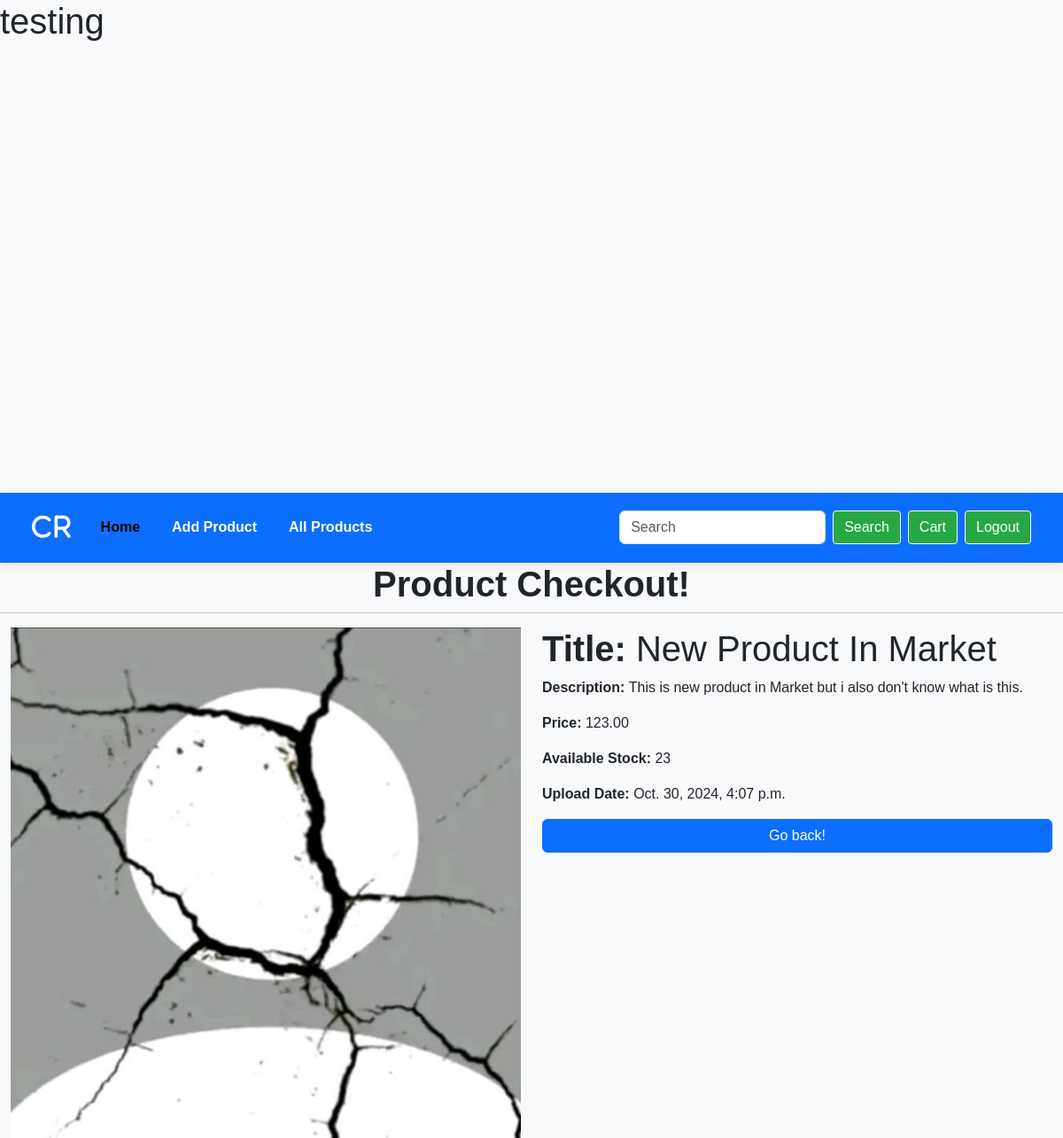
The page /checkout/2 on the database its author committed.
### ecomapp/models.py (models this page shows, shortened)
class Product(models.Model):
    name = models.CharField(max_length=100)
    description = models.TextField()
    price = models.DecimalField(max_digits=5, decimal_places=2)
    image = models.ImageField(upload_to='products')
    uploaddate = models.DateTimeField(auto_now=True)
    stk_available = models.PositiveIntegerField()
    category = models.ForeignKey(Category, on_delete=models.CASCADE, related_name='category_relname')

### ecomapp/views/home_views.py (the view)
# urls.py: path('checkout/<int:id>', checkout, name='checkout'),
def checkout(request, id):
    prodcts = Product.objects.filter(id = id).first()
    context = {
        'prodcts'  : prodcts,
    }
    return render(request, 'checkout.html', context)

### ecomapp/templates/checkout.html (shortened to what this page needs)
{% extends "basic.html" %}
{% block body %}
<div class="container-fluid">
    <div class="row">
        <h1 class="text-center fw-bold">Product Checkout!</h1><hr>
        <div class="col-6">
            <img class="w-100" src="/media/{{prodcts.image}}" alt="">
        </div>
        <div class="col-6">
            <h1><span class="fw-bold">Title: </span>{{prodcts.name}}</h1>
            <p><span class="fw-bold">Description: </span>{{prodcts.description}}</p>
            <p><span class="fw-bold">Price: </span>{{prodcts.price}}</p>
            <p><span class="fw-bold">Available Stock: </span>{{prodcts.stk_available}}</p>
            <p><span class="fw-bold">Upload Date: </span>{{prodcts.uploaddate}}</p>
            <a href="{% url 'products' %}" class="btn btn-primary w-100">Go back!</a>
        </div>
    </div>
</div>
{% endblock body %}

### ecomapp/templates/basic.html (style rules this page uses)
body { background-color: #f8f9fa; font-family: Arial, sans-serif; }

### rows shown on the page
Product: image (picture), name "New Product In Market", description "This is new product in Market but i also don't know what is this.", price "123.00", stk_available "23", uploaddate "Oct. 30, 2024, 4:07 p.m."
